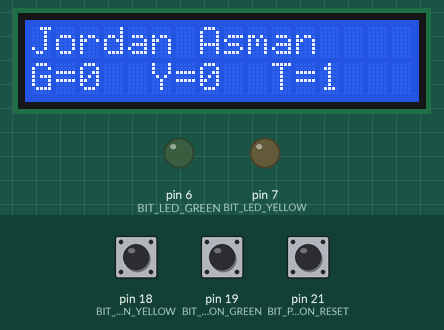
The sketch below on a simulated Arduino Mega 2560, built with avr-gcc and run on an emulated ATmega2560. Parts: 16×2 character LCD, output pins drawn as LEDs (lit = HIGH). Inputs (shaded band) come from the test bench; at power-on: pin 18 (BIT_PUSHBUTTON_YELLOW) HIGH, pin 19 (BIT_PUSHBUTTON_GREEN) HIGH, pin 21 (BIT_PUSHBUTTON_RESET) HIGH.

Above: at 1.2 s.
1.3 s: pin 18 (BIT_PUSHBUTTON_YELLOW) pulled LOW for 0.15 s
At 2.8 s:
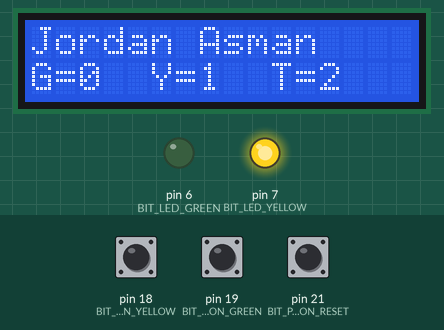
4.4 s: pin 19 (BIT_PUSHBUTTON_GREEN) pulled LOW for 0.15 s
At 5.4 s:
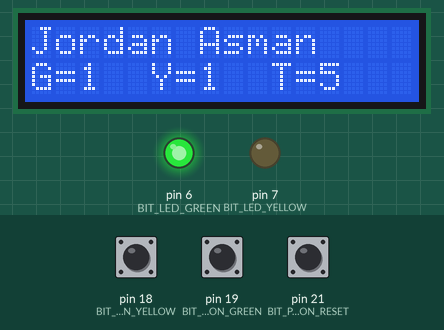
7.5 s: pin 21 (BIT_PUSHBUTTON_RESET) pulled LOW for 0.15 s
At 8.8 s:
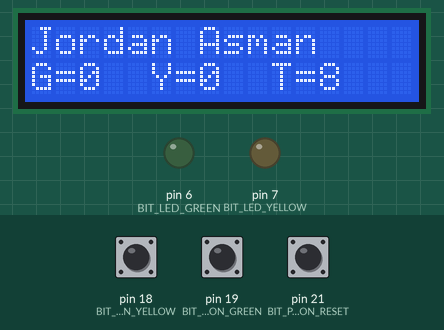
9.5 s: pin 18 (BIT_PUSHBUTTON_YELLOW) pulled LOW for 1 s
At 11.3 s:
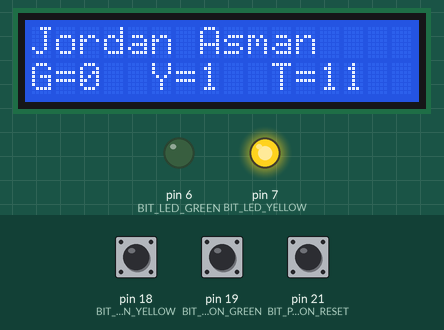
12.0 s: pin 19 (BIT_PUSHBUTTON_GREEN) pulled LOW for 1 s
At 13.8 s:
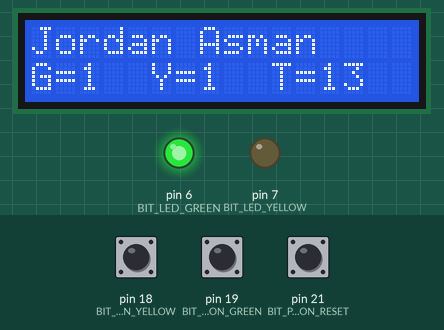
14.5 s: pin 21 (BIT_PUSHBUTTON_RESET) pulled LOW for 1 s
At 15.6 s:
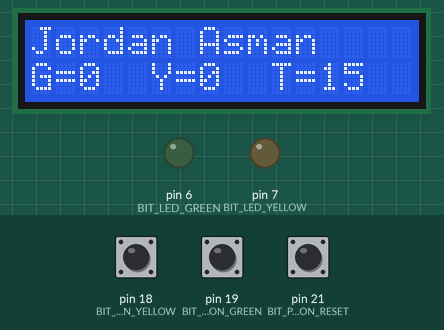
Timing chart, 0 to 17.5 s (numbered marks = the images above; inputs shaded):
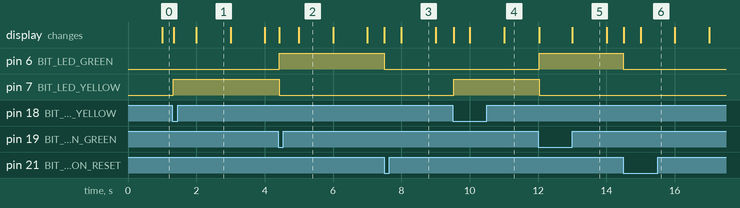

Measured:
- after the input at 1.3 s, pin 7 (BIT_LED_YELLOW): LOW → HIGH at once
- after the input at 4.4 s, pin 6 (BIT_LED_GREEN): LOW → HIGH at once; pin 7 (BIT_LED_YELLOW): HIGH → LOW at once
- after the input at 7.5 s, pin 6 (BIT_LED_GREEN): HIGH → LOW at once
- after the input at 9.5 s, pin 7 (BIT_LED_YELLOW): LOW → HIGH at once
- after the input at 12.0 s, pin 6 (BIT_LED_GREEN): LOW → HIGH at once; pin 7 (BIT_LED_YELLOW): HIGH → LOW at once
- after the input at 14.5 s, pin 6 (BIT_LED_GREEN): HIGH → LOW at once; the display: first changes at once (image 6 shows a later state)
- what the display in image 1 shows lasts 1.0 s, from 2.0 s to 3.0 s

The sketch:

Part_F.ino
```cpp
// include the library code:
#include <LiquidCrystal.h>

// LCD
LiquidCrystal lcd(13, 12, 11, 10, 9, 8);
#define LINE_1 0
#define LINE_2 1

// Mega
// Green Button on PD2 (INT2)
#define REG_DDR_PUSHBUTTON_GREEN DDRD
#define REG_PORT_PUSHBUTTON_GREEN PORTD
#define REG_PIN_PUSHBUTTON_GREEN PIND
#define BIT_PUSHBUTTON_GREEN 2

// Yellow Button on PD3 (INT3)
#define REG_DDR_PUSHBUTTON_YELLOW DDRD
#define REG_PORT_PUSHBUTTON_YELLOW PORTD
#define REG_PIN_PUSHBUTTON_YELLOW PIND
#define BIT_PUSHBUTTON_YELLOW 3

// Reset Button on PD0 (INT0)
#define REG_DDR_PUSHBUTTON_RESET DDRD
#define REG_PORT_PUSHBUTTON_RESET PORTD
#define REG_PIN_PUSHBUTTON_RESET PIND
#define BIT_PUSHBUTTON_RESET 0

// Green LED on PH3 (PIN 6)
#define REG_DDR_LED_GREEN DDRH
#define REG_PORT_LED_GREEN PORTH
#define REG_PIN_LED_GREEN PINH
#define BIT_LED_GREEN 3

// Yellow LED on PH4 (PIN 7)
#define REG_DDR_LED_YELLOW DDRH
#define REG_PORT_LED_YELLOW PORTH
#define REG_PIN_LED_YELLOW PINH
#define BIT_LED_YELLOW 4

uint16_t greenCounter = 0;
uint16_t yellowCounter = 0;

volatile uint8_t mainEventFlags = 0;
#define FLAG_PUSHBUTTON_GREEN 0x01
#define FLAG_PUSHBUTTON_YELLOW 0x02

void setup() {
  lcd.begin(16, 2);
  lcd.setCursor(0, LINE_1);
  lcd.print("Jordan Asman");
  cli();

  // Pins as inputs
  REG_DDR_PUSHBUTTON_GREEN &= ~_BV(BIT_PUSHBUTTON_GREEN);
  REG_DDR_PUSHBUTTON_YELLOW &= ~_BV(BIT_PUSHBUTTON_YELLOW);
  REG_DDR_PUSHBUTTON_RESET &= ~_BV(BIT_PUSHBUTTON_RESET);

  // Enable pull up resistors
  REG_PORT_PUSHBUTTON_GREEN |= _BV(BIT_PUSHBUTTON_GREEN);
  REG_PORT_PUSHBUTTON_YELLOW |= _BV(BIT_PUSHBUTTON_YELLOW);
  REG_PORT_PUSHBUTTON_RESET |= _BV(BIT_PUSHBUTTON_RESET);

  // Set up LEDs
  REG_DDR_LED_YELLOW |= _BV(BIT_LED_YELLOW);
  REG_DDR_LED_GREEN |= _BV(BIT_LED_GREEN);

  // Setup the interrupt

  // Mega - 3 interrupts (0, 2, 3)
  EICRA |= _BV(ISC01); // Part of FALL edge setup (set HIGH)
  EICRA &= ~ _BV(ISC00); // Part of FALL edge setup (set LOW)
  EIMSK |= _BV(INT0); // Turns on INT0 the external interrupt

  EICRA |= _BV(ISC21); // Part of FALL edge setup (set HIGH)
  EICRA &= ~ _BV(ISC20); // Part of FALL edge setup (set LOW)
  EIMSK |= _BV(INT2); // Turns on INT2 the external interrupt

  EICRA |= _BV(ISC31); // Part of FALL edge setup (set HIGH)
  EICRA &= ~ _BV(ISC30); // Part of FALL edge setup (set LOW)
  EIMSK |= _BV(INT3); // Turns on INT3 the external interrupt

  sei(); // Turn on interrupts! Do this last
}

void loop() {
  updateLCD();

  // Check green button press
  if (mainEventFlags & FLAG_PUSHBUTTON_GREEN) {
    delay(30); // Useful for debounce
    mainEventFlags &= ~FLAG_PUSHBUTTON_GREEN;
    if (bit_is_clear(REG_PIN_PUSHBUTTON_GREEN, BIT_PUSHBUTTON_GREEN)) {
      greenCounter++;
      REG_PORT_LED_YELLOW &= ~_BV(BIT_LED_YELLOW);
      REG_PORT_LED_GREEN |= _BV(BIT_LED_GREEN);
    }
  }
  // Check yellow button press
  if (mainEventFlags & FLAG_PUSHBUTTON_YELLOW) {
    delay(30); // Useful for debounce
    mainEventFlags &= ~FLAG_PUSHBUTTON_YELLOW;
    if (bit_is_clear(REG_PIN_PUSHBUTTON_YELLOW, BIT_PUSHBUTTON_YELLOW)) {
      yellowCounter++;
      REG_PORT_LED_YELLOW |= _BV(BIT_LED_YELLOW);
      REG_PORT_LED_GREEN &= ~_BV(BIT_LED_GREEN);
    }
  }
}

void updateLCD() {
  lcd.setCursor(0, LINE_2);
  lcd.print("G=");
  lcd.print(greenCounter);

  lcd.setCursor(5, LINE_2);
  lcd.print("Y=");
  lcd.print(yellowCounter);

  lcd.setCursor(10, LINE_2);
  lcd.print("T=");
  // print the number of seconds since reset:
  lcd.print(millis() / 1000);
}

// Mega - Reset Button
ISR(INT0_vect) {
  greenCounter = 0;
  yellowCounter = 0;
  REG_PORT_LED_YELLOW &= ~_BV(BIT_LED_YELLOW);
  REG_PORT_LED_GREEN &= ~_BV(BIT_LED_GREEN);
  lcd.setCursor(0, LINE_2);
  lcd.print("G=0  Y=0  T=    ");
}
// Mega - Green Button
ISR(INT2_vect) {
  mainEventFlags |= FLAG_PUSHBUTTON_GREEN;
}
// Mega - Yellow Button
ISR(INT3_vect) {
  mainEventFlags |= FLAG_PUSHBUTTON_YELLOW;
}
```
